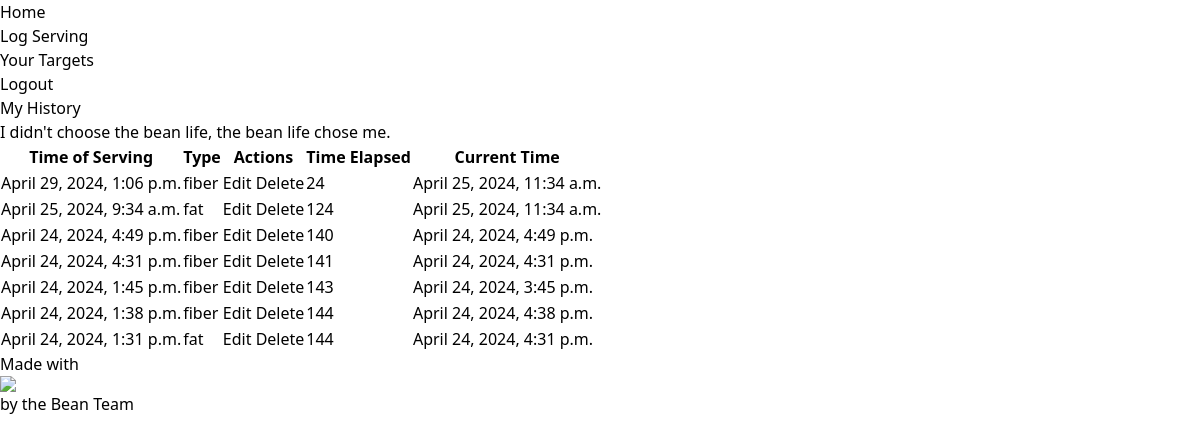
The page /servings/ (signed in) on the database its author committed.
### servings/models.py (models this page shows, shortened)
class Log(models.Model):
    FIBER = 'fiber'
    FAT = 'fat'
    SERVING_TYPE_CHOICES = [
        (FIBER, 'Fiber'),
        (FAT, 'Fat'),
    ]
    time_of_serving = models.DateTimeField(default=timezone.now)
    serving_type = models.CharField(
        max_length=30,
        choices=SERVING_TYPE_CHOICES
    )
    user = models.ForeignKey(User, on_delete=models.CASCADE)
    log_id = models.AutoField(primary_key=True)
    current_time = models.DateTimeField(default=timezone.now)
    alert_sent = models.BooleanField(default=False)
    def time_elapsed(self):
        now = timezone.now()
        difference = now - self.time_of_serving
        return difference.total_seconds() / 3600   #converts seconds to minutes

### servings/views.py (the view)
# urls.py: 2. Add a URL to urlpatterns:  path('', views.home, name='home')
@login_required
def home(request):
    logs = Log.objects.filter(user=request.user).order_by("-time_of_serving")
    context = {
        "logs": logs
    }
    return render(request, "servings/home.html", context)

### servings/templates/servings/home.html
{% extends 'base.html' %} {% block title %} Bean Life {% endblock title%}
{%block content%}
<main>
  <div>
    <h1>My History</h1>
    <p>I didn't choose the bean life, the bean life chose me.</p>
    <table>
      <thead>
        <tr>
          <th>Time of Serving</th>
          <th>Type</th>
          <th>Actions</th>
          <th>Time Elapsed</th>
          <th>Current Time</th>
        </tr>
      </thead>
      <tbody>
        {% for log in logs%}
        <tr>
          <td>{{log.time_of_serving}}</td>
          <td>{{log.serving_type}}</td>
          <td><a href="{% url "edit_log" log.log_id%}">Edit</a> <a href="{% url "delete_log" log.log_id%}">Delete</a> </td>
          <td>{{ log.time_elapsed|floatformat:"0" }} </td>
          <td>{{log.current_time}}</td>
        </tr>
        {% endfor %}
      </tbody>
    </table>
  </div>
</main>
{% endblock content%}

### static/src/compiled.css (style rules this page uses)
html, :host { line-height: 1.5; -webkit-text-size-adjust: 100%; -moz-tab-size: 4; -o-tab-size: 4; tab-size: 4; font-family: ui-sans-serif, system-ui, sans-serif, "Apple Color Emoji", "Segoe UI Emoji", "Segoe UI Symbol", "Noto Color Emoji"; font-feature-settings: normal; font-variation-settings: normal; -webkit-tap-highlight-color: transparent; }
body { margin: 0; line-height: inherit; }
h1, h2, h3, h4, h5, h6 { font-size: inherit; font-weight: inherit; }
a { color: inherit; text-decoration: inherit; }
table { text-indent: 0; border-color: inherit; border-collapse: collapse; }
blockquote, dl, dd, h1, h2, h3, h4, h5, h6, hr, figure, p, pre { margin: 0; }

### rows shown on the page
Log: time_of_serving "April 29, 2024, 1:06 p.m.", serving_type "fiber", time_elapsed "24", current_time "April 25, 2024, 11:34 a.m."
Log: time_of_serving "April 25, 2024, 9:34 a.m.", serving_type "fat", time_elapsed "124", current_time "April 25, 2024, 11:34 a.m."
Log: time_of_serving "April 24, 2024, 4:49 p.m.", serving_type "fiber", time_elapsed "140", current_time "April 24, 2024, 4:49 p.m."
Log: time_of_serving "April 24, 2024, 4:31 p.m.", serving_type "fiber", time_elapsed "141", current_time "April 24, 2024, 4:31 p.m."
Log: time_of_serving "April 24, 2024, 1:45 p.m.", serving_type "fiber", time_elapsed "143", current_time "April 24, 2024, 3:45 p.m."
Log: time_of_serving "April 24, 2024, 1:38 p.m.", serving_type "fiber", time_elapsed "144", current_time "April 24, 2024, 4:38 p.m."
Log: time_of_serving "April 24, 2024, 1:31 p.m.", serving_type "fat", time_elapsed "144", current_time "April 24, 2024, 4:31 p.m."
